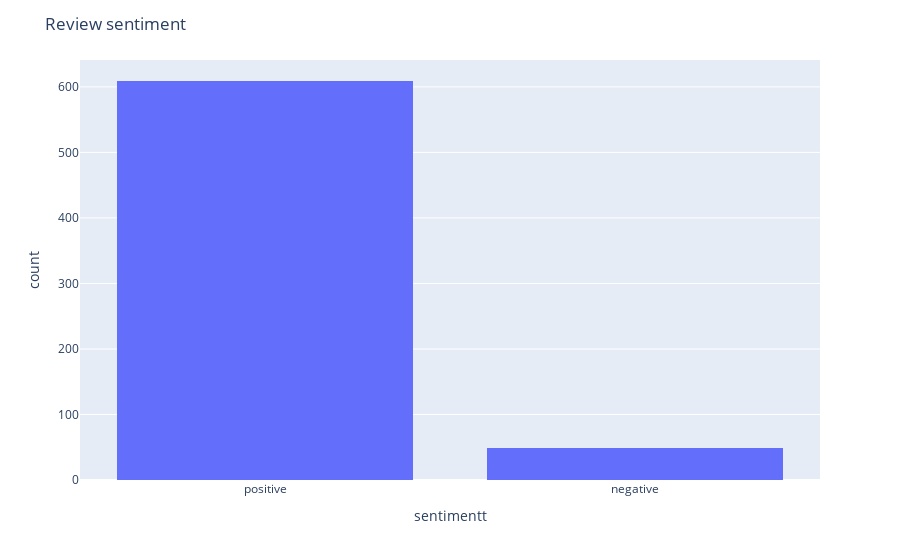

The cell this chart's notebook holds for it:
### Code cell
data['sentimentt'] = data['sentiment'].replace({-1 : 'negative'})
data['sentimentt'] = data['sentimentt'].replace({1 : 'positive'})
fig = px.histogram(data, x="sentimentt")
#fig.update_traces(marker_color="yellow",marker_line_color='rgb(8,48,107)',
                 # marker_line_width=1.5)
fig.update_layout(title_text='Review sentiment')
fig.show()

### Figure 1 — Plotly figure (JSON) as saved in the notebook; plotly's stock layout.template omitted (floating-point values rounded to 4 significant figures; data arrays with more than 128 entries replaced by an {"elided": "..."} marker saying what was removed)
{"data": [{"alignmentgroup": "True", "bingroup": "x", "hovertemplate": "sentimentt=%{x}<br>count=%{y}<extra></extra>", "legendgroup": "", "marker": {"color": "#636efa", "pattern": {"shape": ""}}, "name": "", "offsetgroup": "", "orientation": "v", "showlegend": false, "type": "histogram", "x": {"elided": "658 str values"}, "xaxis": "x", "yaxis": "y"}], "layout": {"barmode": "relative", "legend": {"tracegroupgap": 0}, "margin": {"t": 60}, "title": {"text": "Review sentiment"}, "xaxis": {"anchor": "y", "domain": [0.0, 1.0], "title": {"text": "sentimentt"}}, "yaxis": {"anchor": "x", "domain": [0.0, 1.0], "title": {"text": "count"}}}}
